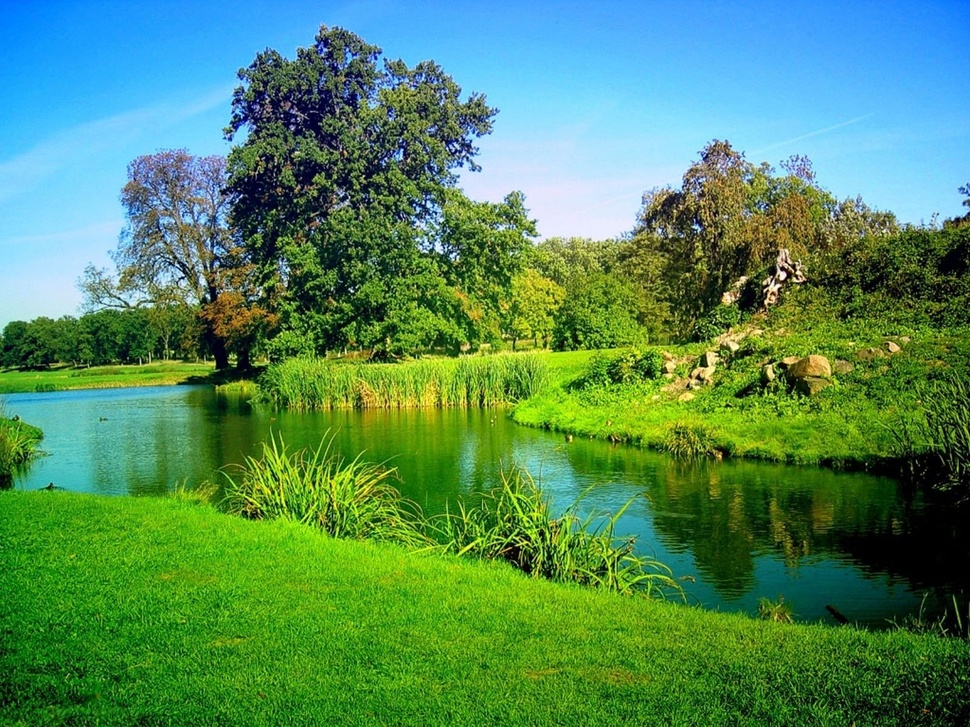
#> input picture New folder/b.jpg, 970 x 727 px, shrunk from 1600 x 1200 before the run, found by its file name
$ python MergeImages.py
#> lines starting #> are read from the running program, lines starting #| are printed output that depends on the picture
#!/usr/bin/env python
# coding: utf-8

# In[3]:


import matplotlib.pyplot as plt


# In[5]:


img = plt.imread('E:/Git/Numpy_04476/New folder/b.jpg')
#> img is the input picture: shape (727, 970, 3); mean R, G, B 82.2, 138.2, 92.9
plt.imshow(img)


# In[6]:


img1 = plt.imread('E:/Git/Numpy_04476/New folder/c.jpg')
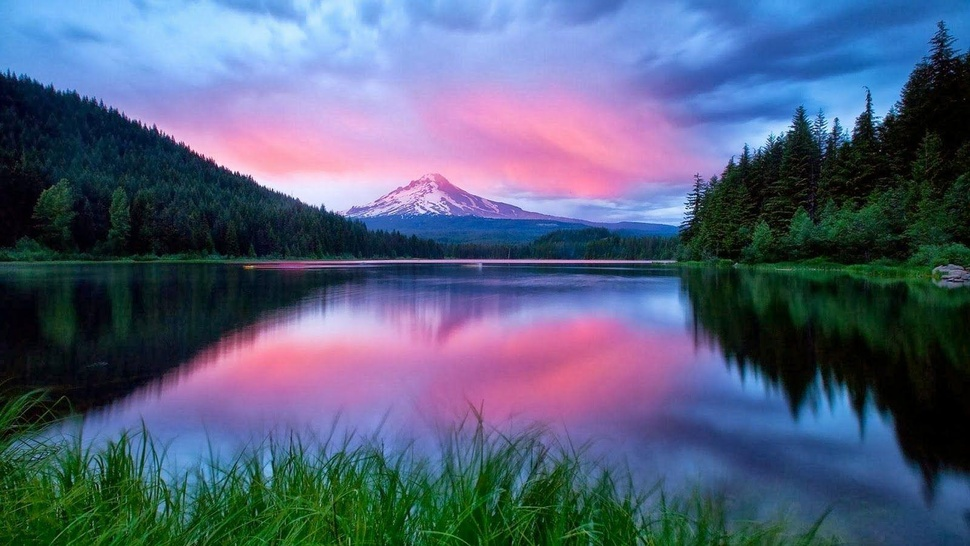
#> input picture New folder/c.jpg, 970 x 546 px, shrunk from 1600 x 900 before the run, found by its file name
#> img1 is the input picture: shape (546, 970, 3); mean R, G, B 83.3, 95.2, 123.4
plt.imshow(img1)


# In[7]:


Crop_img1 = img[0:500, 0:1000]
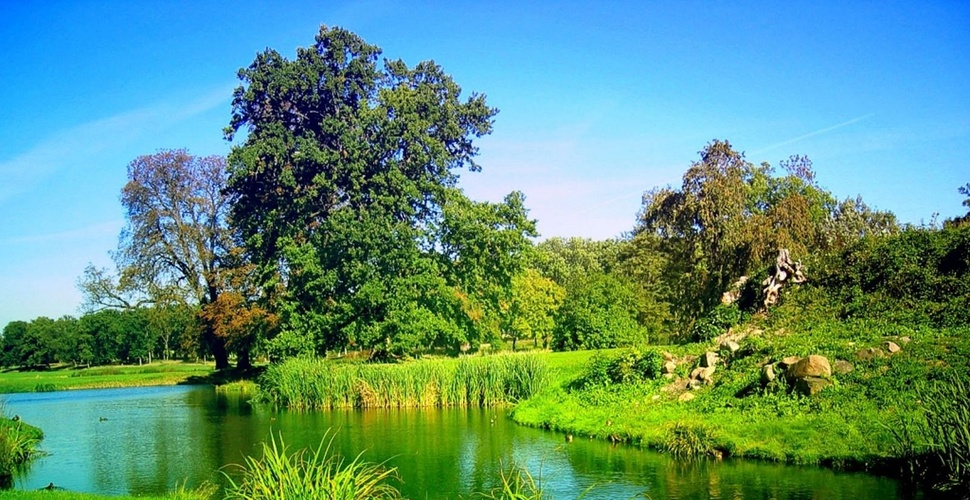
#> Crop_img1: shape (500, 970, 3); mean R, G, B 93.7, 145.6, 124
plt.imshow(Crop_img1)


# In[8]:


Crop_img2 = img1[0:500, 0:1000]
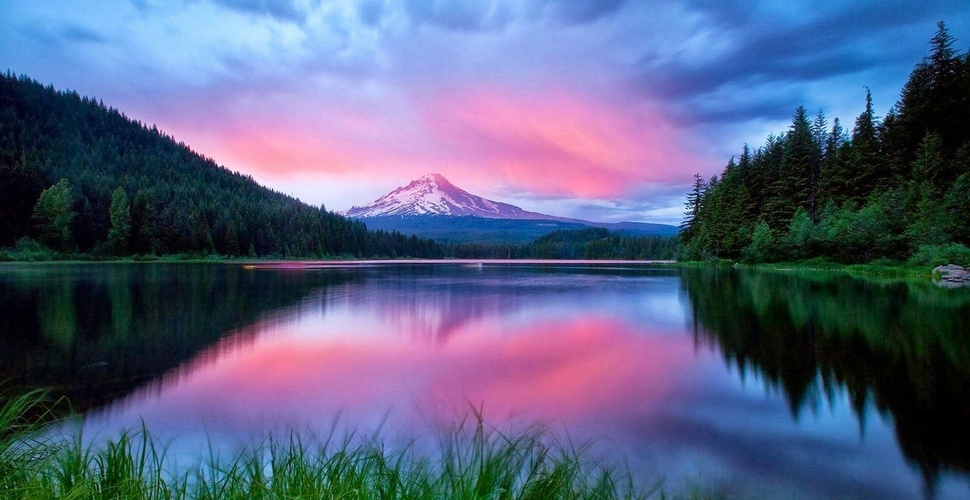
#> Crop_img2: shape (500, 970, 3); mean R, G, B 88.3, 96.6, 130.6
plt.imshow(Crop_img2)


# In[23]:


import numpy as np
v_Concat_Img = np.vstack((Crop_img1,Crop_img2))
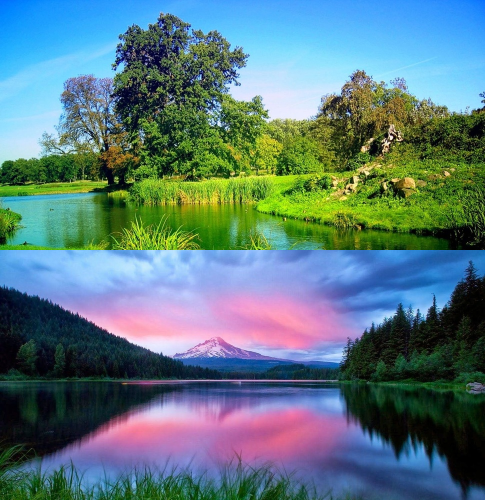
#> v_Concat_Img: shape (1000, 970, 3) (shown at 1/2 size); mean R, G, B 91, 121.1, 127.3
plt.imshow(v_Concat_Img)


# In[24]:


import numpy as np
h_Concat_Img = np.hstack((Crop_img1,Crop_img2))
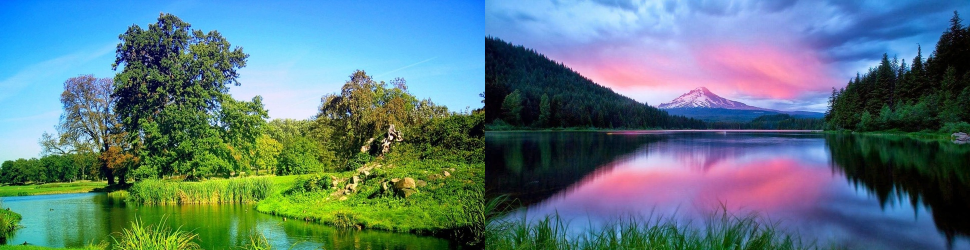
#> h_Concat_Img: shape (500, 1940, 3) (shown at 1/2 size); mean R, G, B 91, 121.1, 127.3
plt.imshow(h_Concat_Img)


# In[ ]:
